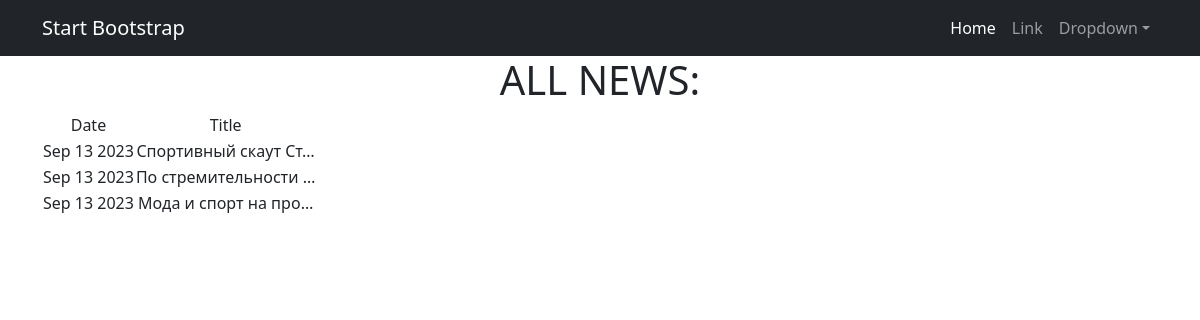
Page /news/ on the committed database.
### news/models.py (models this page shows, shortened)
class Post(models.Model):
    author = models.ForeignKey(Author, on_delete=models.CASCADE, related_name='posts')
    post_type = models.CharField(max_length=24, choices=[('article', 'Статья'), ('news', 'Новость')])
    date = models.DateTimeField(auto_now_add=True)
    categories = models.ManyToManyField('Category', through='PostCategory')
    title = models.CharField(max_length=124)
    text = models.TextField(blank=False)
    rate = models.IntegerField(default=0)

### news/views.py (the view)
# urls.py: path('', NewsList.as_view()),
class NewsList(ListView):
    model = Post
    ordering = '-date'
    template_name = '../templates/flatpages/news.html'
    context_object_name = 'news'

### templates/flatpages/news.html (shortened to what this page needs)
{% extends 'flatpages/default.html'%}
{% block content %}
    <h1>ALL NEWS:</h1>
    <table>
        <tr>
            <td>Date</td>
            <td>Title</td>
        </tr>
        {% for el in news %}
        <tr>
            <td>{{el.date|date:'M d Y'}}</td>
            <td>{{el.title|truncatechars:20 }}</td>
        </tr>
        {% endfor %}
    </table>
{% endblock content %}

### templates/flatpages/default.html (shortened to what this page needs)
<!DOCTYPE html>
<html lang="en">
    <head>
        {% load static %}
        <link href="{% static 'css/styles.css' %}" rel="stylesheet" />
    </head>
    <body>
        <nav class="navbar navbar-expand-lg navbar-dark bg-dark">
            <div class="container">
                <a class="navbar-brand" href="#">Start Bootstrap</a>
                <div class="collapse navbar-collapse" id="navbarSupportedContent">
                    <ul class="navbar-nav ms-auto mb-2 mb-lg-0">
                        <li class="nav-item"><a class="nav-link active" aria-current="page" href="#">Home</a></li>
                        <li class="nav-item"><a class="nav-link" href="#">Link</a></li>
                        <li class="nav-item dropdown">
                            <a class="nav-link dropdown-toggle" id="navbarDropdown" href="#" role="button" data-bs-toggle="dropdown" aria-expanded="false">Dropdown</a>
                        </li>
                    </ul>
                </div>
            </div>
        </nav>
        <div class="container">
            <div class="row">
                <div class="col-lg-12 text-center">
                    {% block content %}
                    {% endblock content %}
                </div>
            </div>
        </div>
    </body>
</html>

### rows in the picture
Post: date "Sep 13 2023", title "Спортивный скаут Ст…"
Post: date "Sep 13 2023", title "По стремительности …"
Post: date "Sep 13 2023", title "Мода и спорт на про…"
